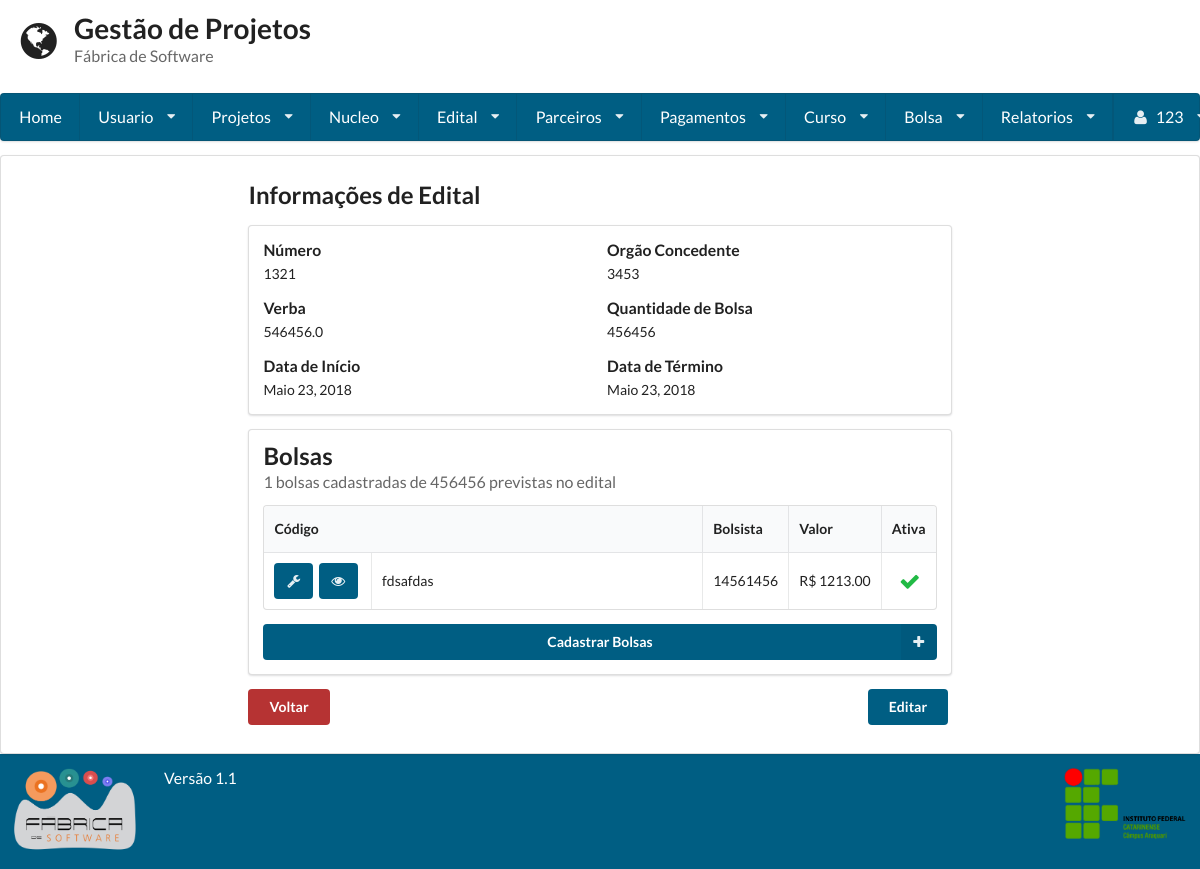
Page /visualizar_edital/1/ (signed in) on the committed database.
### gestaoapp/models/edital.py (models this page shows, shortened)
class Edital(models.Model):
    numero = models.IntegerField(unique=True)
    orgao_concedente = models.CharField(max_length=255)
    dt_inicio = models.DateField()
    dt_termino = models.DateField()
    url_edital = models.URLField(max_length=200, null=True, blank=True)
    verba = models.FloatField(null=True, blank=True)
    qtd_bolsa = models.IntegerField(null=True, blank=True)
    pdf_edital = models.FileField(null=True, blank=True)
    data_hora_cadastro = models.DateTimeField(auto_now=True)
    responsavel_cadastro = models.ForeignKey(User)

### gestaoapp/models/bolsa.py (models this page shows, shortened)
class Bolsa(models.Model):
    codigo = models.CharField(max_length=255)
    valor = models.DecimalField(max_digits=8, decimal_places=2)
    dt_inicio = models.DateField()
    dt_termino = models.DateField()
    edital = models.ForeignKey(Edital)
    qtd_pagamento = models.IntegerField(default=0, null=True, blank=True)
    status = models.BooleanField(default=True)
    vinculos = models.ManyToManyField(Usuario, through='Vinculo', blank=True)
    data_hora_cadastro = models.DateTimeField(auto_now=True)
    responsavel_cadastro = models.ForeignKey(User, related_name= 'responsavel')
    responsavel_gerencia = models.ForeignKey(Usuario, related_name= 'responsavel_gerencia')

### gestaoapp/models/usuario.py (models this page shows, shortened)
class Usuario(User):
    PERIODO_CHOICES = (
        ('primeiro', '1° Semestre'),
        ('segundo', '2° Semestre'),
        ('terceiro', '3° Semestre'),
        ('quarto', '4° Semestre'),
        ('quinto', '5° Semestre'),
        ('sexto', '6° Semestre'),
        ('setimo', '7° Semestre'),
        ('oitavo', '8° Semestre'),
        ('nono', '9° Semestre'),
        ('decimo', '10° Semestre'),
    )
    VINCULO_CHOICES = (
        ('Aluno', 'Aluno'),
        ('Professor', 'Professor'),
    )
    periodo = models.CharField(
        max_length=255, null=True, blank=True,
        choices=PERIODO_CHOICES
    )
    vinculo_institucional = models.CharField(
        max_length=255, null=True, blank=True,
        choices=VINCULO_CHOICES)
    email_opcional = models.EmailField(max_length=254, null=True, blank=True)
    matricula = models.CharField(max_length=255, unique=True)
    foto = models.ImageField(upload_to='profile_images')
    carga_horaria = models.IntegerField(validators=[MaxValueValidator(100), MinValueValidator(1)])
    telefone1 = models.CharField(max_length=11)
    telefone2 = models.CharField(max_length=11, blank=True, null=True)
    curso = models.ForeignKey(Curso, null=True, blank=True)
    verificacao = models.CharField(max_length=255, null=True, blank=True, unique=True)
    lattes = models.URLField(null=True, blank=True)
    desc = models.TextField()
    super_adm = models.BooleanField(default=False)

### gestaoapp/views/edital.py (the view, shortened to what this page needs)
# urls.py: url(r'^visualizar_edital/(?P<edital_id>\d+)/$', VisualizarEdital.as_view(), name='visualizar_edital'),
class VisualizarEdital(LoginRequiredMixin, View):
    template = "edital/visualizar.html"
    def get(self, request, edital_id=None):
        if edital_id:
            edital = Edital.objects.get(id=edital_id)
            bolsas_cadastradas = self.get_bolsas_cadastradas(edital.id)
        else:
            return render(request, self.template, {})
        return render(request, self.template, {'edital': edital, 'bolsas_cadastradas': bolsas_cadastradas})
    def get_bolsas_cadastradas(self, id_edital):
        return Bolsa.objects.filter(edital=id_edital)

### gestaoapp/templates/edital/visualizar.html (shortened to what this page needs)
{% extends 'base.html' %}
{% block conteudo %}
    {% if user.is_superuser %}
        <div class="ui form">
            <h2 class="ui header">Informações de Edital</h2>
            <div class="ui segment form">
                <div class="two fields">
                    <div class="field">
                        <label>Número</label>
                        {{ edital.numero }}
                    </div>
                    <div class="field">
                        <label>Orgão Concedente</label>
                        {{ edital.orgao_concedente }}
                    </div>
                </div>
                <div class="two fields">
                    <div class="field">
                        <label>Verba</label>
                        {{ edital.verba }}
                    </div>
                    <div class="field">
                        <label>Quantidade de Bolsa</label>
                        {{ edital.qtd_bolsa }}
                    </div>
                </div>
                <div class="two fields">
                    <div class="field">
                        <label>Data de Início</label>
                        {{ edital.dt_inicio }}
                    </div>
                    <div class="field">
                        <label>Data de Término</label>
                        {{ edital.dt_termino }}
                    </div>
                </div>
            </div>
            {% if edital.qtd_bolsa > 0 %}
                <div class="ui segment">
                    <h2 class="ui header">
                        Bolsas
                        <div class="sub header">
                            {{ bolsas_cadastradas|length }} bolsas cadastradas de {{ edital.qtd_bolsa }} previstas no
                            edital
                        </div>
                    </h2>
                    <table class="ui celled table">
                        <thead>
                        <tr>
                            <th colspan="2">Código</th>
                            <th>Bolsista</th>
                            <th>Valor</th>
                            <th>Ativa</th>
                        </tr>
                        </thead>
                        <tbody>
                        {% for bolsa in bolsas_cadastradas %}
                            <tr>
                                <td class="left aligned collapsing">
                                    <a href="/editar_bolsa/{{ bolsa.id }}" class="ui icon azul_escuro button"><i
                                            class="configure icon"></i></a>
                                    <a href="/visualizar_bolsa/{{ bolsa.id }}" class="ui icon azul_escuro button"><i
                                            class="unhide icon"></i></a>
                                </td>
                                <td>{{ bolsa.codigo }}</td>
                                <td class="right aligned collapsing">
                                    {% if bolsa.vinculos.all %}
                                        {% for bolsista in bolsa.vinculos.all %}
                                            {{ bolsista }}
                                        {% endfor %}
                                    {% endif %}
                                </td>
                                <td class="right aligned collapsing">R$ {{ bolsa.valor }}</td>
                                <td class="right aligned collapsing">
                                    {% if bolsa.status == True %}
                                        <i class="checkmark green large icon"></i>
                                    {% else %}
                                        <i class="remove icone_red large icon"></i>
                                    {% endif %}
                                </td>
                            </tr>
                        {% endfor %}
                        </tbody>
                    </table>
                    {% if bolsas_cadastradas|length < edital.qtd_bolsa %}
                        <a href="{% url 'bolsa_por_edital' edital.id %}"
                           class="ui fluid azul_escuro right labeled icon button">
                            Cadastrar Bolsas
                            <i class="plus icon"></i>
                        </a>
                    {% else %}
                        <div class="ui message">
                            <span class="header">Atenção</span>
                            Todas as <strong>{{ edital.qtd_bolsa }} bolsas previstas</strong> já foram cadastradas para
                            esse edital!
                        </div>
                    {% endif %}
                </div>
            {% endif %}
            <a href='/consulta_edital/'>
                <button class='ui red button'>Voltar</button>
            </a>
            <a href='/editar_edital/{{ edital.id }}'>
                <button class="ui button direita verde_escuro">Editar</button>
            </a>
        </div>
    {% endif %}
{% endblock %}

### gestaoapp/templates/base.html (shortened to what this page needs)
<!doctype html>
<head>
    {% load staticfiles %}
    <link rel="stylesheet" href="{% static 'semantic-2.1/dist/semantic.css' %}"/>
    <link rel="stylesheet" href="{% static 'base.css' %}"/>
</head>
<body class="cor-fundo">
<header class="cabecalho">
    <div class="ui grid">
        <div class="row">
            <div class='twelve wide column'>
                <h1 class="ui header">
                    <i class='ui icon world'></i>
                    <div class="ui content">
                        Gestão de Projetos
                        <p class="sub header">
                            Fábrica de Software
                        </p>
                    </div>
                </h1>
            </div>
        </div>
        {% if user.is_authenticated %}
            <div class="computer only row">
                <nav class="ui large menu stackable"><a class="item" href="/home">Home</a>
                    <div class="ui dropdown item">Usuario<i class="dropdown icon"></i>
                    </div>
                    <div class="ui dropdown item">Projetos<i class="dropdown icon"></i>
                    </div>
                    <div class="ui dropdown item">Nucleo<i class="dropdown icon"></i>
                    </div>
                    <div class="ui dropdown item">Edital<i class="dropdown icon"></i>
                    </div>
                    <div class="ui dropdown item">Parceiros<i class="dropdown icon"></i>
                    </div>
                    <div class="ui dropdown item">Pagamentos<i class="dropdown icon"></i>
                    </div>
                    {% if user.is_superuser %}
                        <div class="ui dropdown item">Curso<i class="dropdown icon"></i>
                        </div>
                    {% endif %}
                    {% if user.is_superuser %}
                        <div class="ui dropdown item">Bolsa<i class="dropdown icon"></i>
                        </div>
                    {% endif %}
                    {% if user.is_superuser %}
                        <div class="ui dropdown item">Relatorios<i class="dropdown icon"></i>
                        </div>
                    {% endif %}
                    <div class="ui dropdown item right floated"><i class="user icon"></i>
                        {{ request.user.first_name }} <i class="dropdown icon"></i>
                    </div>
                </nav>
            </div>
        {% endif %}
    </div>
</header>
<article class="corpo ui segment cor-conteudo">
    <div class="ui grid">
        <div class="row">
            <div class="three wide column"></div>
            <div class="ten wide column">
                {% block conteudo %}
                {% endblock %}
            </div>
        </div>
    </div>
</article>
<footer class="ui grid rodape verde_escuro">
    <div class="two wide column">
        <img class="ui small image" src="{% static 'fabrica.png' %}">
    </div>
    <div class=" twelve wide column">
        <label class="centered"> Versão 1.1 </label>
    </div>
    <div class="two wide column">
        <img class="ui small image" src="{% static 'ifc2.png' %}">
    </div>
</footer>
</body>
</html>

### static/base.css (style rules this page uses)
.direita { float: right; }
.ui.grid { margin: 0 !important; padding: 0 !important; }
.cabecalho { min-height: 16% !important; color: #005e83 !important; }
.cabecalho .grid { margin: 0 !important; padding: 0 !important; }
.corpo { min-height: 64.9% !important; }
.rodape { min-height: 11% !important; }
article { margin: 0 !important; }
.red { background-color: #B63333 !important; }
.verde_escuro { background: #005e83 !important; color: #FFFFFF !important; }
.ui.menu { width: 100% !important; background-color: #005e83 !important; }
.ui.menu > .item { color: #FFF !important; }
label { font-size: 1.125em !important; }
.azul_escuro { background: #005e83 !important; color: #FFFFFF !important; }

### rows in the picture
Edital: numero "1321", orgao_concedente "3453", verba "546456.0", qtd_bolsa "456456", dt_inicio "Maio 23, 2018", dt_termino "Maio 23, 2018"
Bolsa: codigo "fdsafdas", valor "1213.00", status True (drawn)
Usuario: username "14561456"

### other values in the picture
{{ request.user.first_name }} "123"
{{ bolsas_cadastradas|length }} "1"
